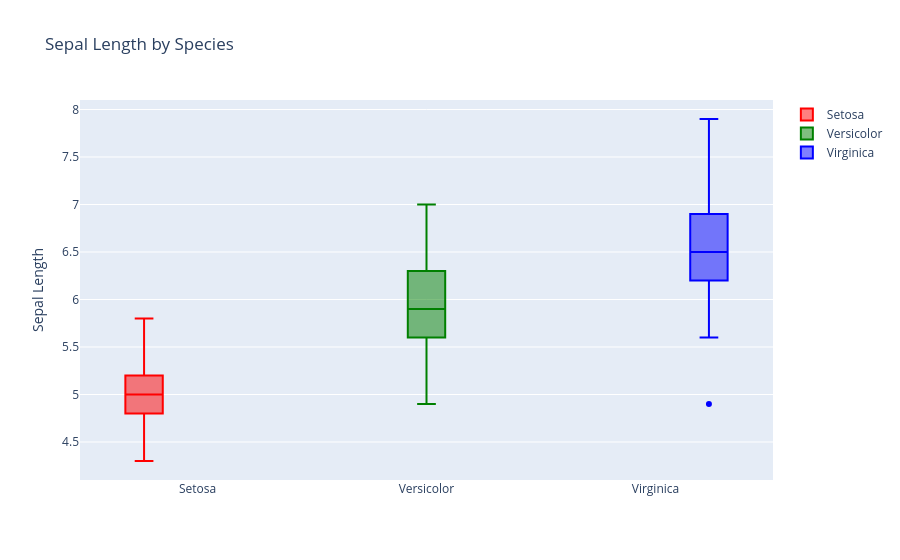

Notebook code for this chart:
### Code cell
# Boxplot interactivo con Plotly (más visual, se puede hacer zoom)
import plotly.graph_objects as go

setosa_sepal_length     = iris_df[iris_df['species'] == 'setosa']['sepal length (cm)']
versicolor_sepal_length = iris_df[iris_df['species'] == 'versicolor']['sepal length (cm)']
virginica_sepal_length  = iris_df[iris_df['species'] == 'virginica']['sepal length (cm)']

# Crear figura y agregar un trace por especie
fig = go.Figure()
fig.add_trace(go.Box(y=setosa_sepal_length,     name='Setosa',     marker_color='red'))
fig.add_trace(go.Box(y=versicolor_sepal_length, name='Versicolor', marker_color='green'))
fig.add_trace(go.Box(y=virginica_sepal_length,  name='Virginica',  marker_color='blue'))

fig.update_layout(
    title='Sepal Length by Species',
    yaxis_title='Sepal Length',
    boxmode='group'    # Agrupar las cajas de distintas trazas para cada categoría
)
fig.show()

### Figure 1 — Plotly figure (JSON) as saved in the notebook; plotly's stock layout.template omitted (floating-point values rounded to 4 significant figures)
{"data": [{"marker": {"color": "red"}, "name": "Setosa", "type": "box", "y": [5.1, 4.9, 4.7, 4.6, 5.0, 5.4, 4.6, 5.0, 4.4, 4.9, 5.4, 4.8, 4.8, 4.3, 5.8, 5.7, 5.4, 5.1, 5.7, 5.1, 5.4, 5.1, 4.6, 5.1, 4.8, 5.0, 5.0, 5.2, 5.2, 4.7, 4.8, 5.4, 5.2, 5.5, 4.9, 5.0, 5.5, 4.9, 4.4, 5.1, 5.0, 4.5, 4.4, 5.0, 5.1, 4.8, 5.1, 4.6, 5.3, 5.0]}, {"marker": {"color": "green"}, "name": "Versicolor", "type": "box", "y": [7.0, 6.4, 6.9, 5.5, 6.5, 5.7, 6.3, 4.9, 6.6, 5.2, 5.0, 5.9, 6.0, 6.1, 5.6, 6.7, 5.6, 5.8, 6.2, 5.6, 5.9, 6.1, 6.3, 6.1, 6.4, 6.6, 6.8, 6.7, 6.0, 5.7, 5.5, 5.5, 5.8, 6.0, 5.4, 6.0, 6.7, 6.3, 5.6, 5.5, 5.5, 6.1, 5.8, 5.0, 5.6, 5.7, 5.7, 6.2, 5.1, 5.7]}, {"marker": {"color": "blue"}, "name": "Virginica", "type": "box", "y": [6.3, 5.8, 7.1, 6.3, 6.5, 7.6, 4.9, 7.3, 6.7, 7.2, 6.5, 6.4, 6.8, 5.7, 5.8, 6.4, 6.5, 7.7, 7.7, 6.0, 6.9, 5.6, 7.7, 6.3, 6.7, 7.2, 6.2, 6.1, 6.4, 7.2, 7.4, 7.9, 6.4, 6.3, 6.1, 7.7, 6.3, 6.4, 6.0, 6.9, 6.7, 6.9, 5.8, 6.8, 6.7, 6.7, 6.3, 6.5, 6.2, 5.9]}], "layout": {"boxmode": "group", "title": {"text": "Sepal Length by Species"}, "yaxis": {"title": {"text": "Sepal Length"}}}}
